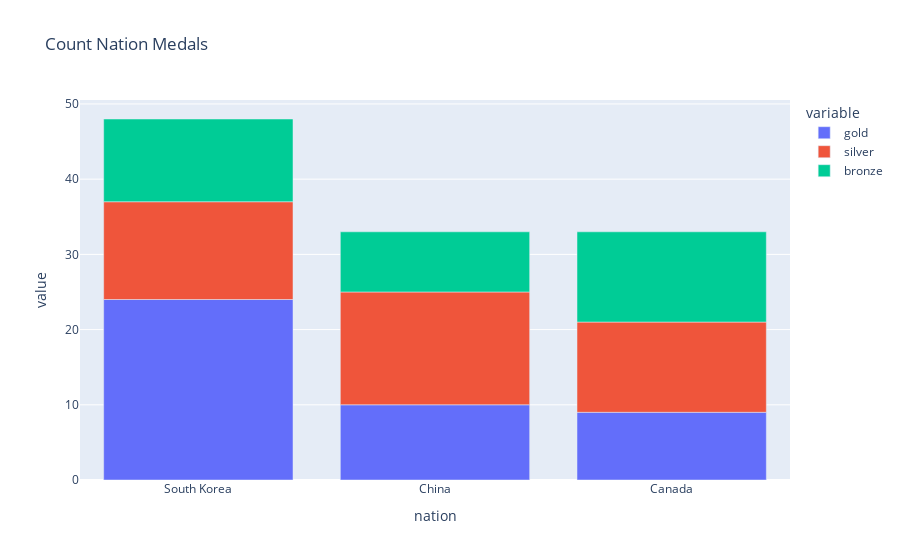

This figure's notebook cell:
### Code cell
wide_df = px.data.medals_wide()
wide_df

fig = px.bar(wide_df, 
             x='nation', 
             y=['gold', 'silver', 'bronze'], 
             title='Count Nation Medals')
fig.show()

### Figure 1 — Plotly figure (JSON) as saved in the notebook; plotly's stock layout.template omitted (floating-point values rounded to 4 significant figures)
{"data": [{"alignmentgroup": "True", "hovertemplate": "variable=gold<br>nation=%{x}<br>value=%{y}<extra></extra>", "legendgroup": "gold", "marker": {"color": "#636efa", "pattern": {"shape": ""}}, "name": "gold", "offsetgroup": "gold", "orientation": "v", "showlegend": true, "textposition": "auto", "type": "bar", "x": ["South Korea", "China", "Canada"], "xaxis": "x", "y": [24, 10, 9], "yaxis": "y"}, {"alignmentgroup": "True", "hovertemplate": "variable=silver<br>nation=%{x}<br>value=%{y}<extra></extra>", "legendgroup": "silver", "marker": {"color": "#EF553B", "pattern": {"shape": ""}}, "name": "silver", "offsetgroup": "silver", "orientation": "v", "showlegend": true, "textposition": "auto", "type": "bar", "x": ["South Korea", "China", "Canada"], "xaxis": "x", "y": [13, 15, 12], "yaxis": "y"}, {"alignmentgroup": "True", "hovertemplate": "variable=bronze<br>nation=%{x}<br>value=%{y}<extra></extra>", "legendgroup": "bronze", "marker": {"color": "#00cc96", "pattern": {"shape": ""}}, "name": "bronze", "offsetgroup": "bronze", "orientation": "v", "showlegend": true, "textposition": "auto", "type": "bar", "x": ["South Korea", "China", "Canada"], "xaxis": "x", "y": [11, 8, 12], "yaxis": "y"}], "layout": {"barmode": "relative", "legend": {"title": {"text": "variable"}, "tracegroupgap": 0}, "title": {"text": "Count Nation Medals"}, "xaxis": {"anchor": "y", "domain": [0, 1], "title": {"text": "nation"}}, "yaxis": {"anchor": "x", "domain": [0, 1], "title": {"text": "value"}}}}
